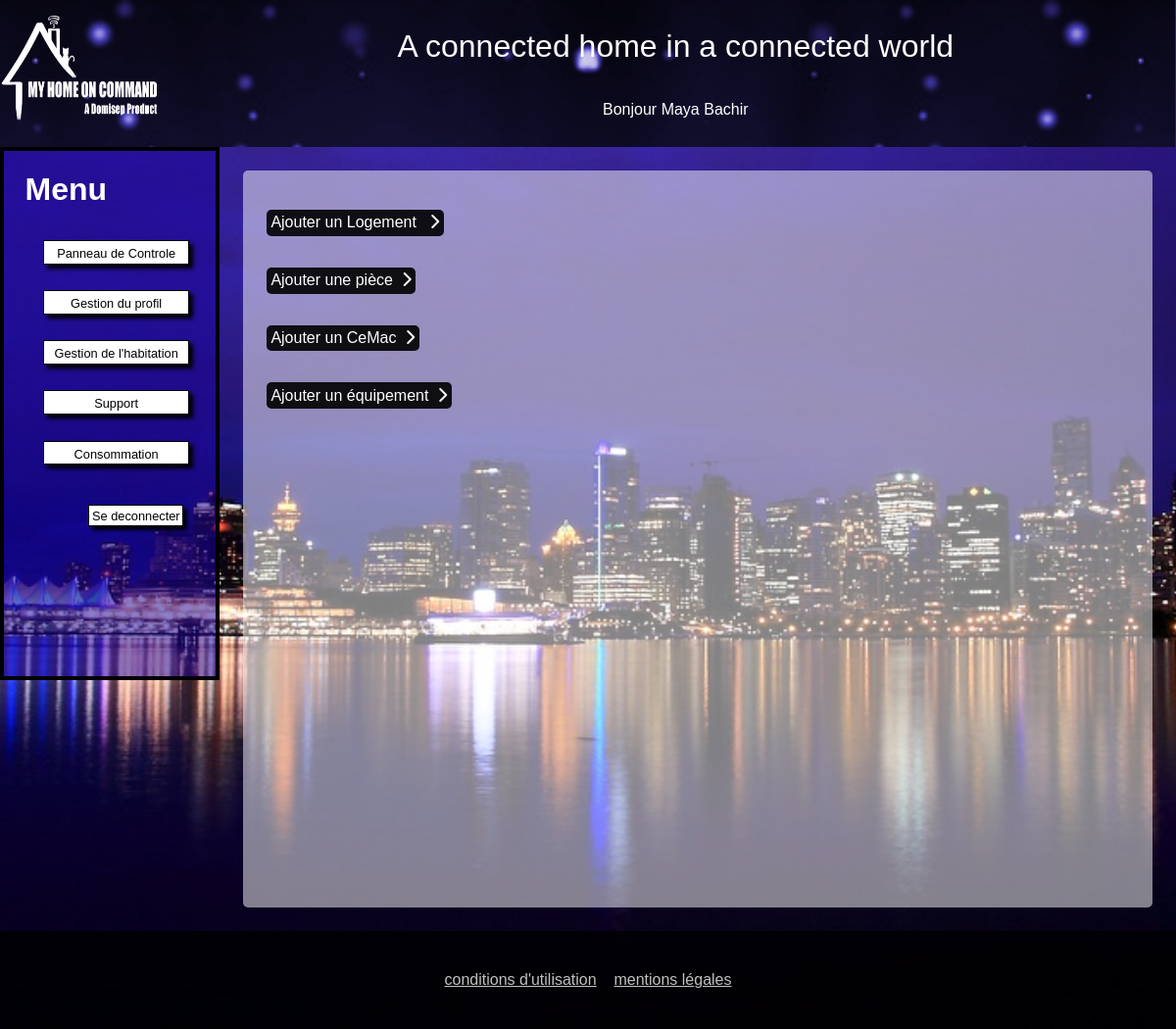
/MyHomeOnCommand/index.php?page=ajouterHabitation (signed in), run on the app's committed database.
### tables this page shows
CREATE TABLE IF NOT EXISTS `slogan` (
  `id_slogan` int(11) NOT NULL AUTO_INCREMENT,
  `contenu_slogan` text,
  PRIMARY KEY (`id_slogan`)
);

CREATE TABLE IF NOT EXISTS `info_utilisateur` (
  `id_info_utilisateur` int(11) NOT NULL AUTO_INCREMENT,
  `prenom` varchar(255) NOT NULL,
  `nom` varchar(255) NOT NULL,
  `email` varchar(255) DEFAULT NULL,
  `telephone` varchar(255) DEFAULT NULL,
  `statut_utilisateur` varchar(255) NOT NULL,
  `id_utilisateur` int(11) NOT NULL,
  `token` varchar(255) NOT NULL,
  PRIMARY KEY (`id_info_utilisateur`)
);

### MyHomeOnCommand/modele/modeleAccueil.php (called while the page is built, shortened)
<?php
class Connection
{
    protected function dbConnect()
    {
        try
        {
            $db = new PDO('mysql:host=localhost;dbname=myhomeoncommand;charset=utf8', 'root', '');
        }
        catch (Exception $e)
        {
                        die('Erreur : ' . $e->getMessage());
        }
        return $db;
    }
}
class LoginUtilisateur extends Connection
{
    public function getInfoUtilisateur($idUtil)
    {
        $db=$this->dbConnect();
        $req = $db->prepare('SELECT prenom, nom, email, telephone, statut_utilisateur, id_utilisateur FROM info_utilisateur WHERE id_utilisateur = :id');
        $req->execute(array('id' => $idUtil));
        return $req;
    }
}
class InscriptionUtilisateur extends Connection
{
     public function getSlogan()
    {
        $db=$this->dbConnect();
        $req = $db->query('SELECT contenu_slogan FROM slogan');
        return $req;
     }
}

### MyHomeOnCommand/controleur/controleurAccueil.php (called while the page is built, shortened)
<?php
function infoBandeau($idClient)
{
    $utilisateur=new LoginUtilisateur;
    $info=$utilisateur->getInfoUtilisateur($idClient);
    $information=$info->fetch();
    return $information;
}
function afficheslogan()
{
    $affiche=new InscriptionUtilisateur;
    $slogan =$affiche->getSlogan();
    $slogan=$slogan->fetch()[0];
    return $slogan;
}

### MyHomeOnCommand/vue/ajouterHabitation.php (the view, shortened to what this page needs)
<!DOCTYPE html>
<html>
    <head>
        <link rel="stylesheet" href="css/styleGeneral.css" />
        <link rel="stylesheet" href="css/styleHeaderFooter.css" />
        <link rel="stylesheet" href="css/styleAjouterHabitation.css" />
        <link rel="stylesheet" href="css/styleMenu.css" />
    </head>
    <body>
        <?php include('vue/header.php');?>
        <div id='corps'>
        <?php include('vue/menuClient.php');?>
            <div id='corpsdroit'>
            <div id='partieBouton'>
            <div> <p id="tablogement" class="titre">Ajouter un Logement &nbsp&nbsp<i class="fa fa-chevron-right" aria-hidden="true"></i></p>
            </div>
            <div> <p id="tabpiece" class="titre">Ajouter une pièce&nbsp&nbsp<i class="fa fa-chevron-right" aria-hidden="true"></i></p>
            </div>
            <div> <p id="tabcemac" class="titre">Ajouter un CeMac&nbsp&nbsp<i class="fa fa-chevron-right" aria-hidden="true"></i></p>
            </div>
            <div> <p id="tabequipement" class="titre">Ajouter un équipement&nbsp&nbsp<i class="fa fa-chevron-right" aria-hidden="true"></i></p>
        </div>
        </div>
        </div>
        </div>
        <?php include('vue/footer.php');?>
    </body>
</html>

### MyHomeOnCommand/vue/header.php (shortened to what this page needs)
<div id="bandeau_accueil">
    <div id="logo"><a href="index.php?page=<?php if(isset($_SESSION['type'])){if($_SESSION['type']==3){echo "panneau";}if($_SESSION['type']==1){echo "adminPanneauClient";}}else{echo "accueil";} ?>" title="Accueil"><img id="imagelogo" src="images/logo.png" alt="Logo de MyHomeOnCommand" /></a></div>
        <div id="titre">
    <?php
        echo afficheslogan();
        if(isset($_SESSION['prenom']))
        {
            if($_SESSION['type']==3)
            {
                $info=infoBandeau($_SESSION['id']);
                echo "</br></br><div id='sousTitre'>Bonjour ".$info['prenom']." ". $info['nom']."</div>";
            }
        }
    ?>
    </div>
</div>
<div id='bandeau_invisible'></div>

### MyHomeOnCommand/css/styleGeneral.css (style rules this page uses)
body { margin:0px 0px 0px 0px; background: url("../images/ville.jpg") no-repeat center center fixed; background-size: cover; color:white; font-family: Arial; }
html,body { height: 100%; }

### MyHomeOnCommand/css/styleHeaderFooter.css (style rules this page uses)
#bandeau_accueil { display:flex; height: 150px; width: 99.9%; background: url("../images/fondHeader.png") no-repeat center center fixed ; background-size: cover; background-color: rgba(105,104,189,1); position: fixed; z-index: 5; }
#logo { height: 100%; width: 15%; box-sizing: border-box; }
#imagelogo { width: 100%; height:100%; margin: 0; padding: 0; }
#titre { width: 85%; height: 100%; display: flex; color: white; justify-content: center; align-items: center; font-size: 2em; flex-direction: column; }
#sousTitre { justify-content: center; align-items: center; font-size: 0.5em; }
#bandeau_invisible { height: 150px; }

### MyHomeOnCommand/css/styleAjouterHabitation.css (style rules this page uses)
#corps { display: flex; min-height: 100%; }
.titre { background-color: rgba(0, 0, 0, 0.9); padding: 1%; display: inline-block; cursor: pointer; border-radius: 5px; }
#corpsdroit { display: flex; margin: 2%; background-color: rgba(255, 255, 255, 0.5); width: 80%; padding:2%; border-radius: 5px; }
#partieBouton { display: flex; flex-direction: column; width: 50%; }

### data on the page
slogan: contenu_slogan "A connected home in a connected world"
info_utilisateur: prenom "Maya", nom "Bachir"
